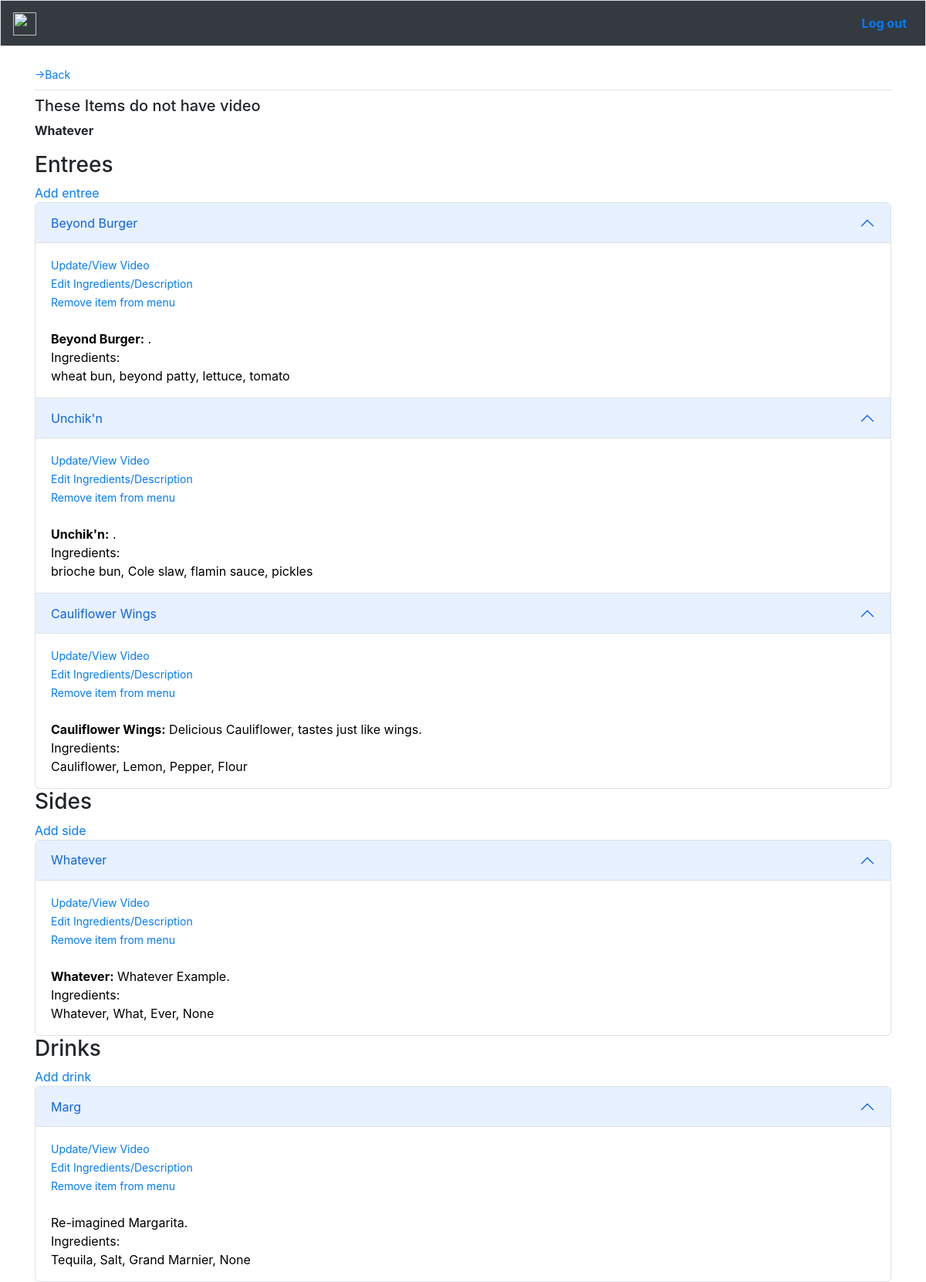
Screenshot of /edit_menu/4/ (signed in) with the database file from the repository.
### core/models.py (models this page shows)
class SideDish(models.Model):
	menu = models.ForeignKey(Menu, on_delete=models.CASCADE)
	name = models.CharField(max_length=100)
	ingredient1 = models.CharField(max_length=100, null=True, blank=True)
	ingredient2 = models.CharField(max_length=100, null=True, blank=True)
	ingredient3 = models.CharField(max_length=100, null=True, blank=True)
	ingredient4 = models.CharField(max_length=100, null=True, blank=True)
	ingredient5 = models.CharField(max_length=100, null=True, blank=True)
	ingredient6 = models.CharField(max_length=100, null=True, blank=True)
	ingredient7 = models.CharField(max_length=100, null=True, blank=True)
	ingredient8 = models.CharField(max_length=100, null=True, blank=True)
	ingredient9 = models.CharField(max_length=100, null=True, blank=True)
	ingredient10 = models.CharField(max_length=100, null=True, blank=True)
	description = models.TextField(null=True, blank=True)
	def __str__(self):
		return f"{self.name}"

class MainCourse(models.Model):
	menu = models.ForeignKey(Menu, on_delete=models.CASCADE)
	name = models.CharField(max_length=100)
	ingredient1 = models.CharField(max_length=100, null=True, blank=True)
	ingredient2 = models.CharField(max_length=100, null=True, blank=True)
	ingredient3 = models.CharField(max_length=100, null=True, blank=True)
	ingredient4 = models.CharField(max_length=100, null=True, blank=True)
	ingredient5 = models.CharField(max_length=100, null=True, blank=True)
	ingredient6 = models.CharField(max_length=100, null=True, blank=True)
	ingredient7 = models.CharField(max_length=100, null=True, blank=True)
	ingredient8 = models.CharField(max_length=100, null=True, blank=True)
	ingredient9 = models.CharField(max_length=100, null=True, blank=True)
	ingredient10 = models.CharField(max_length=100, null=True, blank=True)
	description = models.TextField(null=True, blank=True)
	def __str__(self):
		return f"{self.name}"

class Drink(models.Model):
	menu = models.ForeignKey(Menu, on_delete=models.CASCADE)
	name = models.CharField(max_length=100)
	ingredient1 = models.CharField(max_length=100, null=True, blank=True)
	ingredient2 = models.CharField(max_length=100, null=True, blank=True)
	ingredient3 = models.CharField(max_length=100, null=True, blank=True)
	ingredient4 = models.CharField(max_length=100, null=True, blank=True)
	ingredient5 = models.CharField(max_length=100, null=True, blank=True)
	ingredient6 = models.CharField(max_length=100, null=True, blank=True)
	ingredient7 = models.CharField(max_length=100, null=True, blank=True)
	ingredient8 = models.CharField(max_length=100, null=True, blank=True)
	ingredient9 = models.CharField(max_length=100, null=True, blank=True)
	ingredient10 = models.CharField(max_length=100, null=True, blank=True)
	description = models.TextField(null=True, blank=True)
	def __str__(self):
		return f"{self.name}"

### core/views.py (the view)
# urls.py: path('edit_menu/<int:user_id>/', views.edit_menu, name='edit_menu'),
def edit_menu(request, user_id):
	entrees = [entree for entree in MainCourse.objects.all() if str(entree.menu.menu_owner) == str(request.user.email)]
	sides = [side for side in SideDish.objects.all() if str(side.menu.menu_owner) == str(request.user.email)]
	drinks = [drink for drink in Drink.objects.all() if str(drink.menu.menu_owner) == str(request.user.email)]
	has_video = []
	for item in MainCourseVideo.objects.all():
		for entree in MainCourse.objects.all():
			if str(item.main_course_item) == str(entree):
				has_video.append(entree)
				break
	for item in SideDishVideo.objects.all():
		for side in SideDish.objects.all():
			if str(item.side_dish_item) == str(side):
				has_video.append(side)
				break
	for item in DrinkVideo.objects.all():
		for drink in Drink.objects.all():
			if str(item.drink_item) == str(drink):
				has_video.append(drink)
				break
	no_video = []
	for entree in entrees:
		if entree not in has_video:
			no_video.append(entree)
	for side in sides:
		if side not in has_video:
			no_video.append(side)
	for drink in drinks:
		if drink not in has_video:
			no_video.append(drink)
	context = {'entrees':entrees, 'has_video':has_video, 'no_video':no_video,
		'sides':sides, 'drinks':drinks}
	return render(request, 'core/edit_menu.html', context)

### users/models.py (called while the page is built)
	def __str__(self):
		return self.email

### core/templates/core/edit_menu.html (shortened to what this page needs)
<!DOCTYPE html>
<html>
{% extends 'core/base.html' %}
{% load bootstrap5 %}
{% block navbar %}
<head>
</head>
<body>
<small><a href="{% url 'core:home' %}">->Back</a></small><br>
{% endblock navbar %}
{% block content %}
{% if no_video %}
	<h5>These Items do not have video</h5>
{% endif %}
{% for item in no_video %}
	<p><b>{{ item }}</b><br>
{% empty %}
	<p>You're all set! All of your menu items have video.</p>
{% endfor %}
<h3>Entrees</h3>
<a href="{% url 'core:add_main_course' user.id %}">Add entree</a>
<div class="accordion" id="accordionExample">
	{% for entree in entrees %}
  <div class="accordion-item">
    <h2 class="accordion-header" id="entree{{ entree.id }}">
      <button class="accordion-button" type="button" data-bs-toggle="collapse" data-bs-target="#collapseOne" aria-expanded="true" aria-controls="collapseOne">
        {{ entree }}
      </button>
    </h2>
    <div id="collapseOne" class="accordion-collapse collapse show" aria-labelledby="entree{{ entree.id }}" data-bs-parent="#accordionExample">
      <div class="accordion-body">
      	<small><a href="{% url 'core:add_main_course_video' entree.id %}">Update/View Video</a></small><br>
    		<small><a href="{% url 'core:edit_main_course' entree.id %}">Edit Ingredients/Description</a></small><br>
    		<small><a href="">Remove item from menu</a></small><br><br>
        <strong>{{ entree.name }}:</strong> {{ entree.description }}.<br> Ingredients:<br>{{ entree.ingredient1 }}, {{ entree.ingredient2 }}, {{ entree.ingredient3 }}, {{ entree.ingredient4 }}
      </div>
    </div>
  </div>
  {% endfor %}
</div>
<h3>Sides</h3>
<a href="{% url 'core:add_side_dish' user.id %}">Add side</a>
<div class="accordion" id="accordionExample">
	{% for side in sides %}
  <div class="accordion-item">
    <h2 class="accordion-header" id="side{{ side.id }}">
      <button class="accordion-button" type="button" data-bs-toggle="collapse" data-bs-target="#collapseOne" aria-expanded="true" aria-controls="collapseOne">
        {{ side }}
      </button>
    </h2>
    <div id="collapseOne" class="accordion-collapse collapse show" aria-labelledby="side{{ side.id }}" data-bs-parent="#accordionExample">
      <div class="accordion-body">
      	<small><a href="{% url 'core:add_side_dish_video' side.id %}">Update/View Video</a></small><br>
    		<small><a href="{% url 'core:edit_side_dish' side.id %}">Edit Ingredients/Description</a></small><br>
    		<small><a href="">Remove item from menu</a></small><br><br>
        <strong>{{ side.name }}:</strong> {{ side.description }}.<br> Ingredients:<br>{{ side.ingredient1 }}, {{ side.ingredient2 }}, {{ side.ingredient3 }}, {{ side.ingredient4 }}
      </div>
    </div>
  </div>
  {% endfor %}
</div>
<h3>Drinks</h3>
<a href="{% url 'core:add_drink' user.id %}">Add drink</a>
<div class="accordion" id="accordionExample">
	{% for drink in drinks %}
  <div class="accordion-item">
    <h2 class="accordion-header" id="drink{{ drink.id }}">
      <button class="accordion-button" type="button" data-bs-toggle="collapse" data-bs-target="#collapseOne" aria-expanded="true" aria-controls="collapseOne">
        {{ drink }}
      </button>
    </h2>
    <div id="collapseOne" class="accordion-collapse collapse show" aria-labelledby="drink{{ drink.id }}" data-bs-parent="#accordionExample">
      <div class="accordion-body">
      	<small><a href="{% url 'core:add_drink_video' drink.id %}">Update/View Video</a></small><br>
    		<small><a href="{% url 'core:edit_drink' drink.id %}">Edit Ingredients/Description</a></small><br>
    		<small><a href="">Remove item from menu</a></small><br><br>
        <strong>{{ side.name }}</strong> {{ drink.description }}<br> Ingredients:<br>{{ drink.ingredient1 }}, {{ drink.ingredient2 }}, {{ drink.ingredient3 }}, {{ drink.ingredient4 }}
      </div>
    </div>
  </div>
  {% endfor %}
</div>
{% endblock content %}

### rows the page displays
SideDish: name "Whatever", description "Whatever Example", ingredient1 "Whatever", ingredient2 "What", ingredient3 "Ever", ingredient4 "None"
MainCourse: name "Beyond Burger", ingredient1 "wheat bun", ingredient2 "beyond patty", ingredient3 "lettuce", ingredient4 "tomato"
MainCourse: name "Unchik'n", ingredient1 "brioche bun", ingredient2 "Cole slaw", ingredient3 "flamin sauce", ingredient4 "pickles"
MainCourse: name "Cauliflower Wings", description "Delicious Cauliflower, tastes just like wings", ingredient1 "Cauliflower", ingredient2 "Lemon", ingredient3 "Pepper", ingredient4 "Flour"
Drink: name "Marg", description "Re-imagined Margarita.", ingredient1 "Tequila", ingredient2 "Salt", ingredient3 "Grand Marnier", ingredient4 "None"
